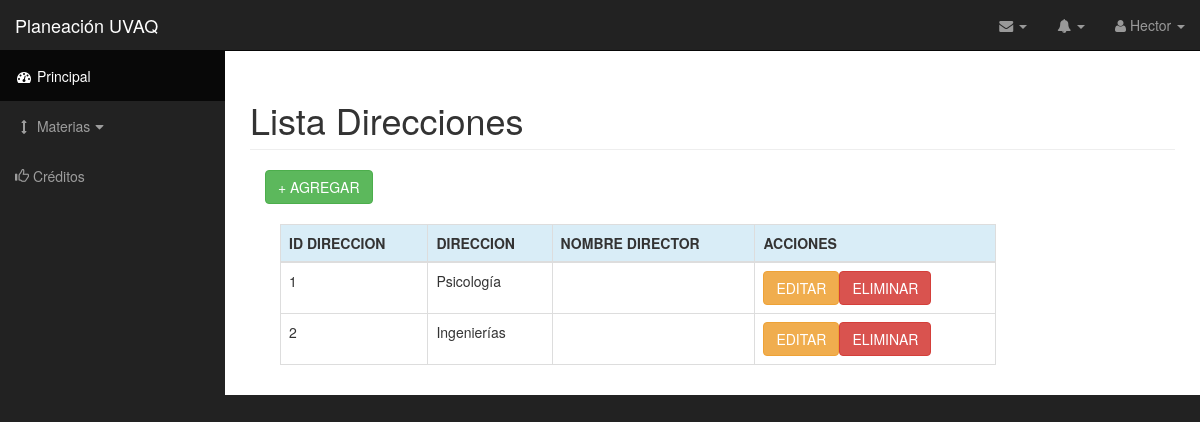
Page /direccionesAdmin.php (signed in) on the earlier database version.
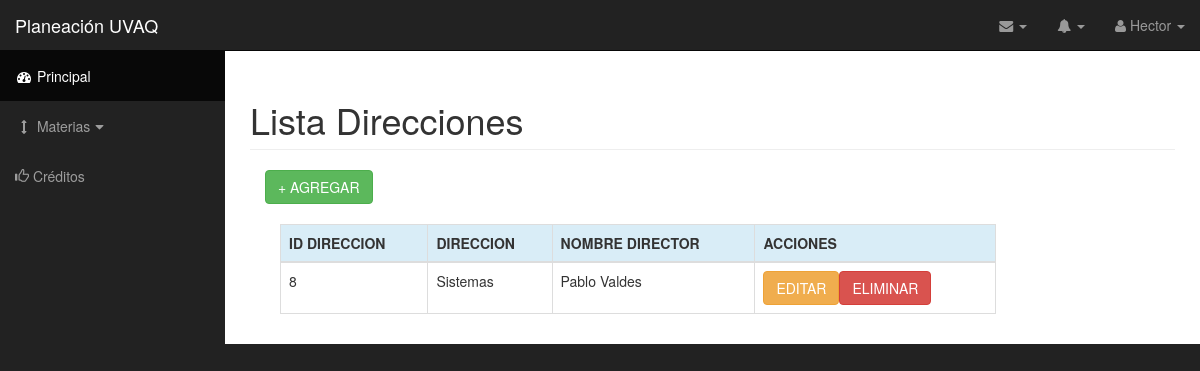
Same page on the later database version.
### tables this page shows
CREATE TABLE `usuarios` (
  `id_usuario` int(11) NOT NULL,
  `usuario` varchar(20) NOT NULL,
  `nombre` varchar(40) NOT NULL,
  `apellido` varchar(40) NOT NULL,
  `pass` varchar(40) NOT NULL,
  `correo` varchar(50) NOT NULL,
  `grado_academ` varchar(50) NOT NULL,
  `formacion` varchar(40) NOT NULL,
  `admin` int(1) NOT NULL,
  `director` int(11) NOT NULL
);

CREATE TABLE `direcciones` (
  `id_direccion` int(11) NOT NULL,
  `direccion` varchar(15) NOT NULL
);

### direccionesAdmin.php (the view, shortened to what this page needs)
<?php include('conect.php'); ?>
<!DOCTYPE html>
<html lang="en">
    <?php include('head.php'); ?>
    <body>
        <div id="wrapper">
            <nav class="navbar navbar-inverse navbar-fixed-top" role="navigation">
                <?php include("navbarHeader.php"); include("sidebar.php"); ?>
            </nav>
            <div id="page-wrapper">
                <div class="container-fluid table-responsive">
                    <h1 class="page-header">
                    Lista Direcciones
                    </h1>
                    <div class="col-md-12">
                        <?php
                        $sql = mysqli_query($link, "SELECT d.id_direccion, d.direccion, u.id_usuario, u.nombre, u.apellido FROM direcciones d
                                                    LEFT JOIN direccionesxdocente dxd
                                                    ON  d.id_direccion = dxd.id_direccion
                                                    LEFT JOIN usuarios u
                                                    ON dxd.id_usuario = u.id_usuario");
                        ?>
                        <a href="#agregarDir" class="btn btn-success" data-toggle="modal">+ AGREGAR</a><br><br>
                        <div class="col-lg-10 col-md-10 col-sm-12 col-xs-12">
                            <table class="table table-hover table-bordered table-responsive">
                                <thead>
                                    <tr class="info">
                                        <th>ID DIRECCION</th>
                                        <th>DIRECCION</th>
                                        <th>NOMBRE DIRECTOR</th>
                                        <th>ACCIONES</th>
                                    </tr>
                                </thead>
                                <tbody>
                                   <?php while ($row = mysqli_fetch_row($sql)) {
                                    ?>
                                    <tr>
                                        <td><?php echo $row[0]; ?></td>
                                        <td><?php echo $row[1]; ?></td>
                                        <td><?php echo $row[3] . ' ' . $row[4]; ?></td>
                                        <td><a href="editarDir.php?id_dir=<?php echo $row[0]; ?>" class="btn btn btn-warning">EDITAR</a><a href="eliminarDir.php?id_dir=<?php echo $row[0]; ?>" class="btn btn btn-danger">ELIMINAR</a></td>
                                        </tr>
                                    <?php
                                    } ?>
                                </tbody>
                            </table>
                        </div>
                    </div>
                </div>
            </div>
        </div>
    </body>
</html>

### head.php (shortened to what this page needs)
<head>
    <link href="css/bootstrap.min.css" rel="stylesheet">
    <link href="css/sb-admin.css" rel="stylesheet">
    <link href="font-awesome/css/font-awesome.min.css" rel="stylesheet" type="text/css">
    <link rel="stylesheet" href="css/bootstrap-select.min.css">
</head>

### navbarHeader.php (shortened to what this page needs)
<?php
$sql = "SELECT nombre FROM usuarios WHERE id_usuario = $_SESSION[id_usuario]";
$res= @mysql_query($sql) or die(mysql_error());
$data = mysql_fetch_assoc($res);
?>
<div class="navbar-header">
    <a class="navbar-brand" href="index.php">Planeación UVAQ</a>
</div>
<ul class="nav navbar-right top-nav">
    <li class="dropdown">
        <a href="#" class="dropdown-toggle" data-toggle="dropdown"><i class="fa fa-envelope"></i> <b class="caret"></b></a>
    </li>
    <li class="dropdown">
        <a href="#" class="dropdown-toggle" data-toggle="dropdown"><i class="fa fa-bell"></i> <b class="caret"></b></a>
    </li>
    <li class="dropdown">
        <a href="#" class="dropdown-toggle" data-toggle="dropdown"><i class="fa fa-user"></i> <?php echo $data['nombre']; ?> <b class="caret"></b></a>
    </li>
</ul>

### sidebar.php (shortened to what this page needs)
<div class="collapse navbar-collapse navbar-ex1-collapse">
    <ul class="nav navbar-nav side-nav">
        <li class="active">
            <?php
            if($_SESSION['admin']){
                ?>
                <a href="index.php"><i class="fa fa-fw fa-dashboard"></i> Principal Admin</a>
                <?php
            }
            else{
                ?>
                <a href="index.php"><i class="fa fa-fw fa-dashboard"></i> Principal</a>
                <?php
            }
            ?>
        </li>
        <li>
            <a href="javascript:;" data-toggle="collapse" data-target="#demo"><i class="fa fa-fw fa-arrows-v"></i> Materias<i class="fa fa-fw fa-caret-down"></i></a>
        </li>
        <li>
            <a href="creditos.php"><i class="glyphicon glyphicon-thumbs-up"></i> Créditos</a>
        </li>
    </ul>
</div>

### css/sb-admin.css (style rules this page uses)
body { margin-top: 100px; background-color: #222; }
@media (min-width:768px) { body { margin-top: 50px; } }
#wrapper { padding-left: 0; }
#page-wrapper { width: 100%; padding: 0; background-color: #fff; }
@media (min-width:768px) { #wrapper { padding-left: 225px; } }
@media (min-width:768px) { #page-wrapper { padding: 10px; } }
.top-nav { padding: 0 15px; }
.top-nav>li { display: inline-block; float: left; }
.top-nav>li>a { padding-top: 15px; padding-bottom: 15px; line-height: 20px; color: #999; }
@media (min-width:768px) { .side-nav { position: fixed; top: 51px; left: 225px; width: 225px; margin-left: -225px; border: none; border-radius: 0; overflow-y: auto; background-color: #222; bottom: 0; overflow-x: hidden; padding-bottom: 40px; } }
@media (min-width:768px) { .side-nav>li>a { width: 225px; } }

Differences in the rows shown:
removed direcciones: id_direccion "1", direccion "Psicología"
removed direcciones: id_direccion "2", direccion "Ingenierías"
added direcciones: id_direccion "8", direccion "Sistemas", usuarios.nombre "Pablo", usuarios.apellido "Valdes"
